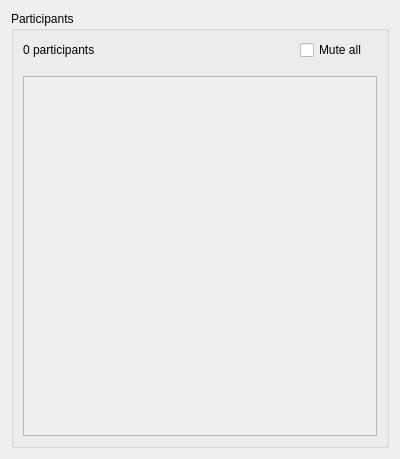
<?xml version="1.0" encoding="UTF-8"?>
<ui version="4.0">
 <class>VoiceControl</class>
 <widget class="QWidget" name="VoiceControl">
  <property name="geometry">
   <rect>
    <x>0</x>
    <y>0</y>
    <width>400</width>
    <height>459</height>
   </rect>
  </property>
  <property name="minimumSize">
   <size>
    <width>320</width>
    <height>200</height>
   </size>
  </property>
  <property name="windowTitle">
   <string>Form</string>
  </property>
  <layout class="QVBoxLayout" name="verticalLayout">
   <item>
    <widget class="QGroupBox" name="participantsGroupBox">
     <property name="title">
      <string>Participants</string>
     </property>
     <layout class="QVBoxLayout" name="verticalLayout_4">
      <item>
       <layout class="QHBoxLayout" name="horizontalLayout_5">
        <property name="rightMargin">
         <number>10</number>
        </property>
        <property name="bottomMargin">
         <number>10</number>
        </property>
        <item>
         <widget class="QLabel" name="participantsCountLabel">
          <property name="text">
           <string>0 participants</string>
          </property>
         </widget>
        </item>
        <item>
         <spacer name="horizontalSpacer_2">
          <property name="orientation">
           <enum>Qt::Horizontal</enum>
          </property>
          <property name="sizeHint" stdset="0">
           <size>
            <width>40</width>
            <height>20</height>
           </size>
          </property>
         </spacer>
        </item>
        <item>
         <widget class="QCheckBox" name="muteAllCheckBox">
          <property name="layoutDirection">
           <enum>Qt::LeftToRight</enum>
          </property>
          <property name="text">
           <string>Mute all</string>
          </property>
         </widget>
        </item>
       </layout>
      </item>
      <item>
       <widget class="QScrollArea" name="scrollArea">
        <property name="minimumSize">
         <size>
          <width>0</width>
          <height>120</height>
         </size>
        </property>
        <property name="widgetResizable">
         <bool>true</bool>
        </property>
        <widget class="QWidget" name="userListScrollAreaWidgetContents">
         <property name="geometry">
          <rect>
           <x>0</x>
           <y>0</y>
           <width>360</width>
           <height>369</height>
          </rect>
         </property>
         <property name="minimumSize">
          <size>
           <width>0</width>
           <height>0</height>
          </size>
         </property>
         <layout class="QGridLayout" name="gridLayout">
          <property name="margin">
           <number>2</number>
          </property>
          <property name="spacing">
           <number>2</number>
          </property>
          <item row="0" column="0">
           <layout class="QVBoxLayout" name="userListLayout">
            <property name="spacing">
             <number>2</number>
            </property>
            <item>
             <spacer name="verticalSpacer_2">
              <property name="orientation">
               <enum>Qt::Vertical</enum>
              </property>
              <property name="sizeHint" stdset="0">
               <size>
                <width>20</width>
                <height>40</height>
               </size>
              </property>
             </spacer>
            </item>
           </layout>
          </item>
         </layout>
        </widget>
       </widget>
      </item>
     </layout>
    </widget>
   </item>
  </layout>
 </widget>
 <resources/>
 <connections/>
</ui>
